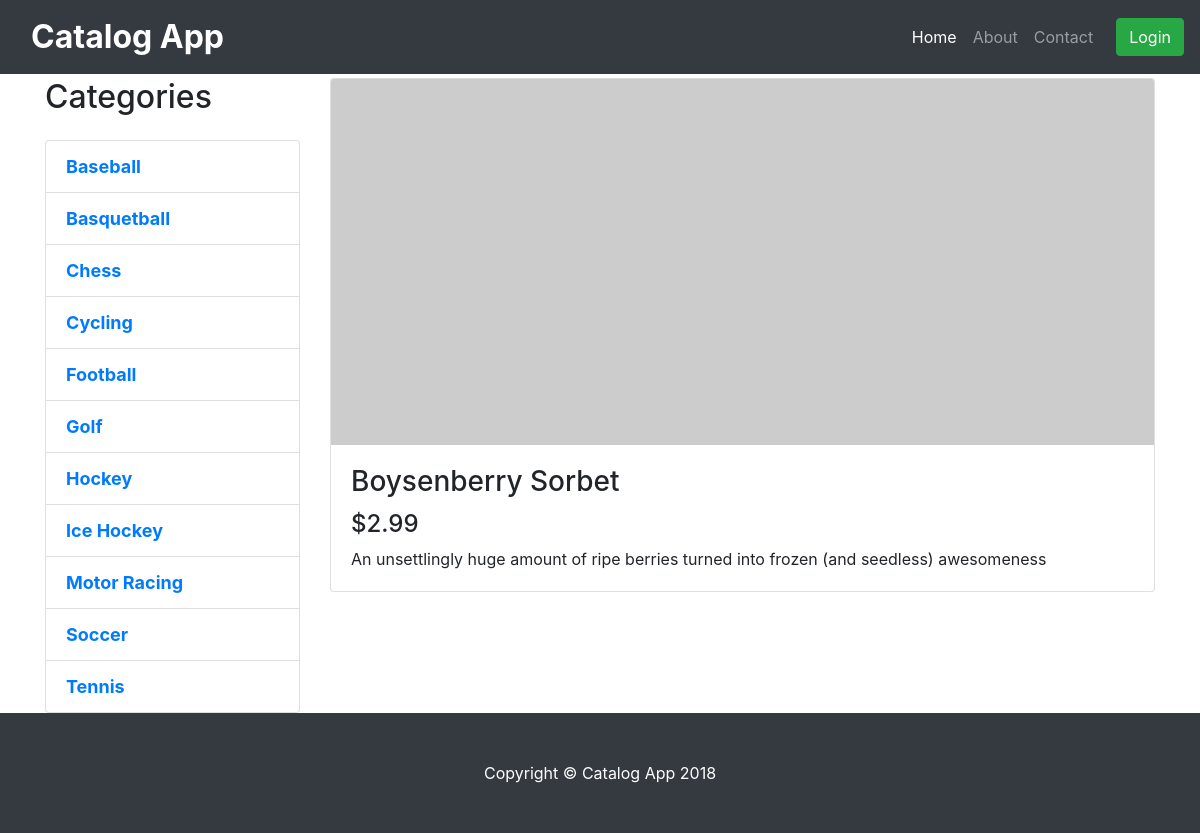
Page /catalog/Ice Hockey/Boysenberry Sorbet on the earlier database version.
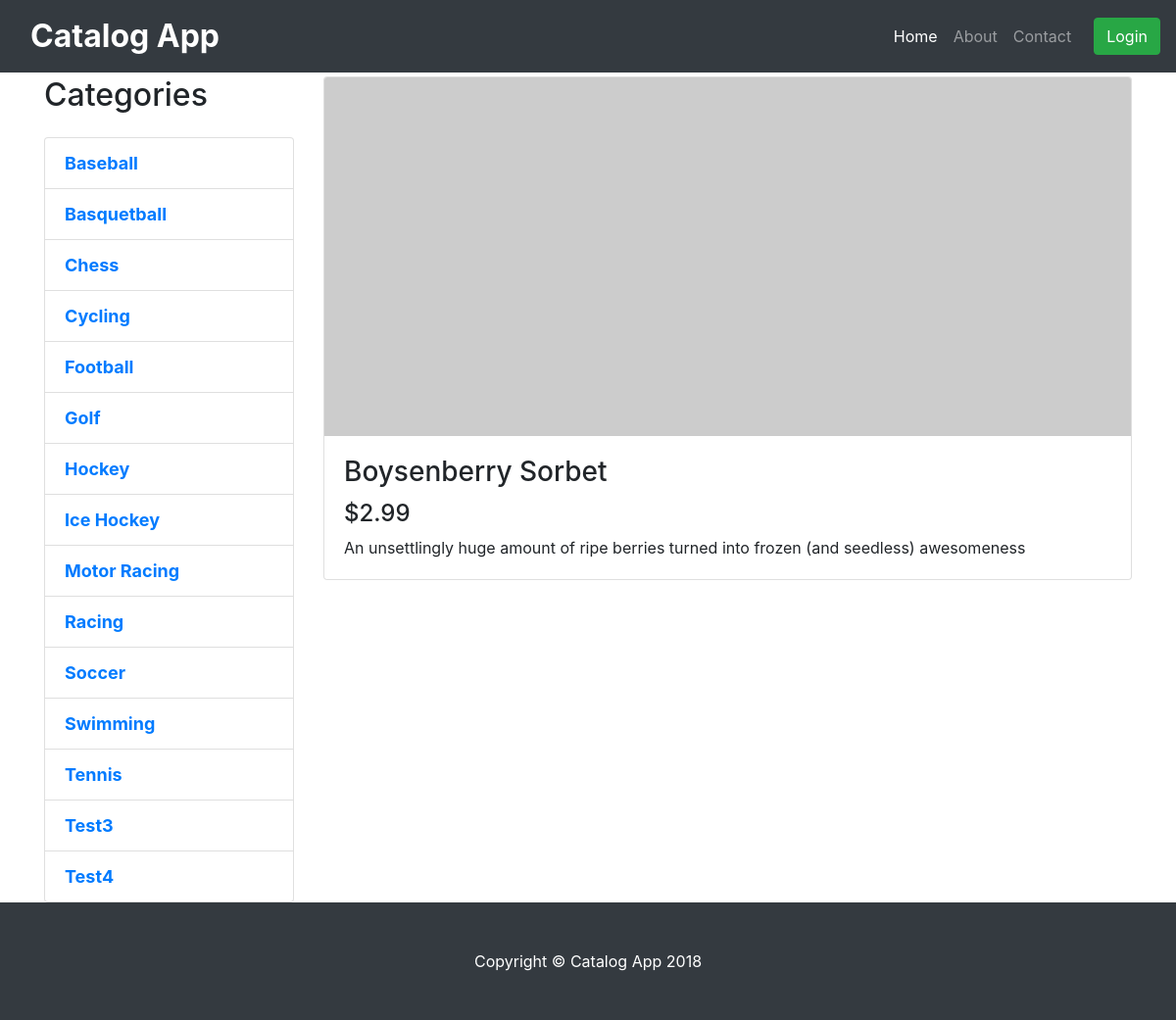
Same page on the later database version.
### database_setup.py (models this page shows, shortened)
class Category(Base):
    __tablename__ = 'category'
    id = Column(Integer, primary_key=True)
    name = Column(String(250), nullable=False)
    user_id = Column(Integer,ForeignKey('user.id'))
    user = relationship(User)
    items = relationship("Item")

class Item(Base):
    __tablename__ = 'item'
    name =Column(String(80), nullable = False)
    id = Column(Integer, primary_key = True)
    description = Column(String(250))
    price = Column(String(8))
    picture = Column(String(250), nullable = True)
    category_id = Column(Integer,ForeignKey('category.id'))
    date_creation = Column(DateTime(timezone=True), server_default=func.now())
    date_update = Column(DateTime(timezone=True), server_default=func.now())
    category = relationship(Category, back_populates='items')
    user_id = Column(Integer,ForeignKey('user.id'))
    user = relationship(User)

### application.py (the view)
@app.route('/catalog/<string:category_name>/<string:item_name>')
def infoItem(category_name, item_name):
    category = session.query(Category).filter_by(name=category_name).one()
    item = session.query(Item).filter((Item.name==item_name) & (Item.category_id == category.id)).one()
    categories = session.query(Category).order_by(Category.name)
    if 'username' not in login_session:
        return render_template('publicitem.html', category_name=category_name, item=item,  categories=categories)
    else:
        return render_template('item.html', category_name=category_name, item=item, categories=categories)

### templates/publicitem.html (shortened to what this page needs)
<!DOCTYPE html>
<html lang="en">
  <head>
    <link rel=stylesheet type=text/css href="{{ url_for('static', filename='vendor/bootstrap/css/bootstrap.min.css') }}">
    <link rel=stylesheet type=text/css href="{{ url_for('static', filename='css/shop-item.css') }}">
  </head>
  <body>
    <nav class="navbar navbar-expand-lg navbar-dark bg-dark fixed-top">
      <div class="container">
        <a class="navbar-brand" href="/catalog" style="font-size:xx-large;font-weight: bold;">Catalog App</a>
        <div class="collapse navbar-collapse" id="navbarResponsive">
          <ul class="navbar-nav ml-auto">
            <li class="nav-item active">
              <a class="nav-link" href="/catalog">Home
              </a>
            </li>
            <li class="nav-item">
              <a class="nav-link" href="#">About</a>
            </li>
            <li class="nav-item">
              <a class="nav-link" href="#">Contact</a>
            </li>
          </ul>
        </div>
      </div>
      <a href = '{{url_for('showLogin')}}' class="btn btn-success">Login</a>
    </nav>
    <div class="container">
      <div class="row">
        <div class="col-lg-3">
          <h2 class="my-4">Categories</h2>
          <div class="list-group">
          	{% for category in categories %}
            <a href="{{url_for('showItems',category_name=category.name)}}" class="list-group-item" style="font-weight: bold;font-size:large;">{{category.name}} </a>
            {% endfor %}
           </div>
         </div>
        <div class="col-lg-9">
          <div class="card mt-4">
            <img class="card-img-top img-fluid" src="http://placehold.it/900x400" alt="">
            <div class="card-body">
              <h3 class="card-title">{{ item['name'] }}</h3>
              <h4>{{item['price']}}</h4>
              <p class="card-text">{{item['description']}}</p>
            </div>
          </div>
        </div>
      </div>
    </div>
    <footer class="py-5 bg-dark">
      <div class="container">
        <p class="m-0 text-center text-white">Copyright &copy; Catalog App 2018</p>
      </div>
    </footer>
  </body>
</html>

### static/css/shop-item.css (style rules this page uses)
body { padding-top: 54px; }

Differences in the rows shown:
added Category: name "Racing"
added Category: name "Swimming"
added Category: name "Test3"
added Category: name "Test4"
